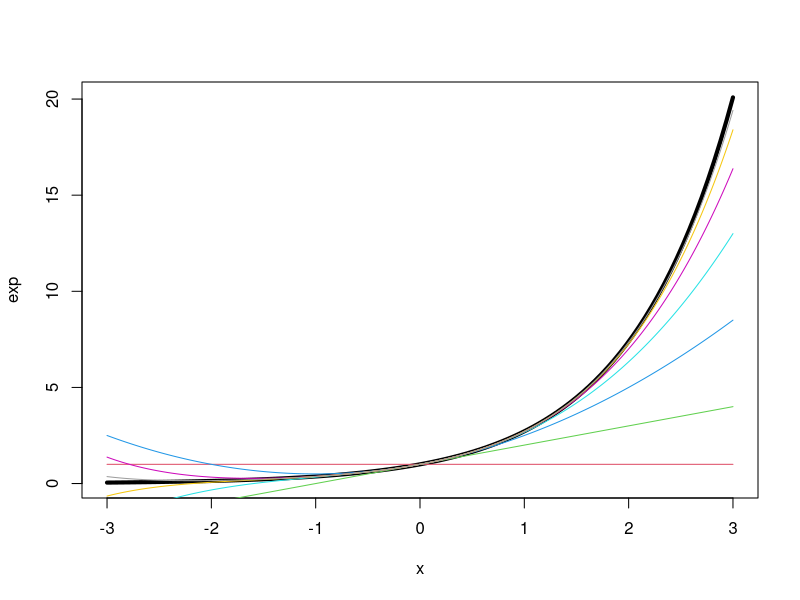
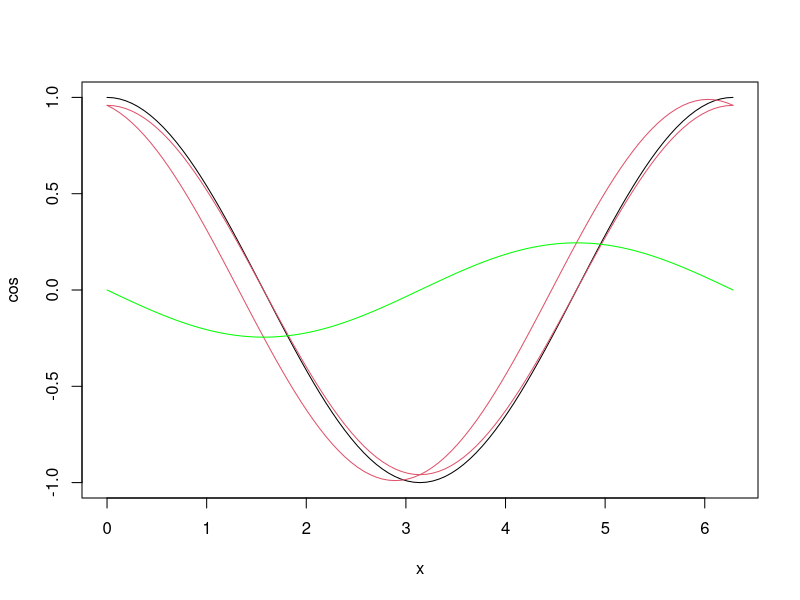

Reproduce these figures in R, in order. (Note: this script raises an error after producing the figures.)

# TAYLOR ROZVOJ

ExpTaylor = function(x, n=1){
  term = rep(1, length(x))
  
  res = term
  
  if (n>1){
    for (i in 2:n) {
      term = term * x / (i-1)
      res = res + term
    }
  }
  
  return (res)
}

a = -3
b = 3
x = seq(a,b, 0.001)
plot(exp, xlim = c(a, b), lwd=4)

for (i in 1:7) {
  lines(x, ExpTaylor(x, i), col=i+1)
}

#------------------------

# První derivace
FirstDerA <- function(f, x,h){return((f(x+h)-f(x))/h)}
# Druha
FirstDerB <- function(f, x,h){return((f(x+h)-f(x-h))/(2*h))}
SecondDer <- function(f, x, h) {
  return((f(x + h) - 2 * f(x) + f(x - h)) / h*h)
}
a = 0
b = 2*pi
plot(cos, xlim=c(a,b))
h=0.5
plot(function(x) FirstDerA(sin,x,h), xlim = c(a,b),col=2, add=TRUE)
plot(function(x) FirstDerB(sin,x,h), xlim = c(a,b),col=2, add=TRUE)
plot(function(x) SecondDer(sin,x,h), xlim = c(a,b),col="green", add=TRUE)


#plot(function(x) FirstDerA(sin,x,h) - cos(x), xlim = c(a,b),add=TRUE)
# --------------------

# MIDPOINT RULE


MIDPOINTRULE = function(f, a, b, n=1){
  h = (b-a)/n
  return (h*sum(f((1:n)*h +a-h*0.5)))
}

a = 0
b = pi

print(cos(a)- cos(b))
for (i in 1:10) {
  cat(MIDPOINTRULE(sin, a , b, i), "\n")
}
print(MIDPOINTRULE(sin, a, b), "\ns")


# SIMPSON RULE

Simson = function(f, a, b, n=1){
  h = (b-a)/n
  hpul = h/2
  
  suma = f(a) + f(b)
  
  xs = h * (1:n) + a - hpul
  
  suma = suma + sum(f(xs))
  if(n>1){
    xl = (xs + hpul)[-n]
    suma = suma + 2*sum(f(xl))
  }
  return (suma * h/6)
  
  }


for (i in 1:1000) {
  cat(Simson(sin, a , b, i), "\n")
}




Simson <- function(f, a, b, n=2) {
  if (n %% 2 == 1) {
    stop("Simpson's rule requires an even number of intervals.")
  }
  
  h <- (b - a) / n
  x <- seq(a, b, length.out = n + 1)
  
  suma <- f(a) + f(b) + 4 * sum(f(x[seq(2, n, by = 2)])) + 2 * sum(f(x[seq(3, n - 1, by = 2)]))
  
  return((h / 3) * suma)
}

# Define the interval
a <- 0
b <- pi

# Test for increasing n values
for (i in 2:20) {
  if (i %% 2 == 0) {
    cat(Simson(sin, a, b, i), "\n")
  }
}







